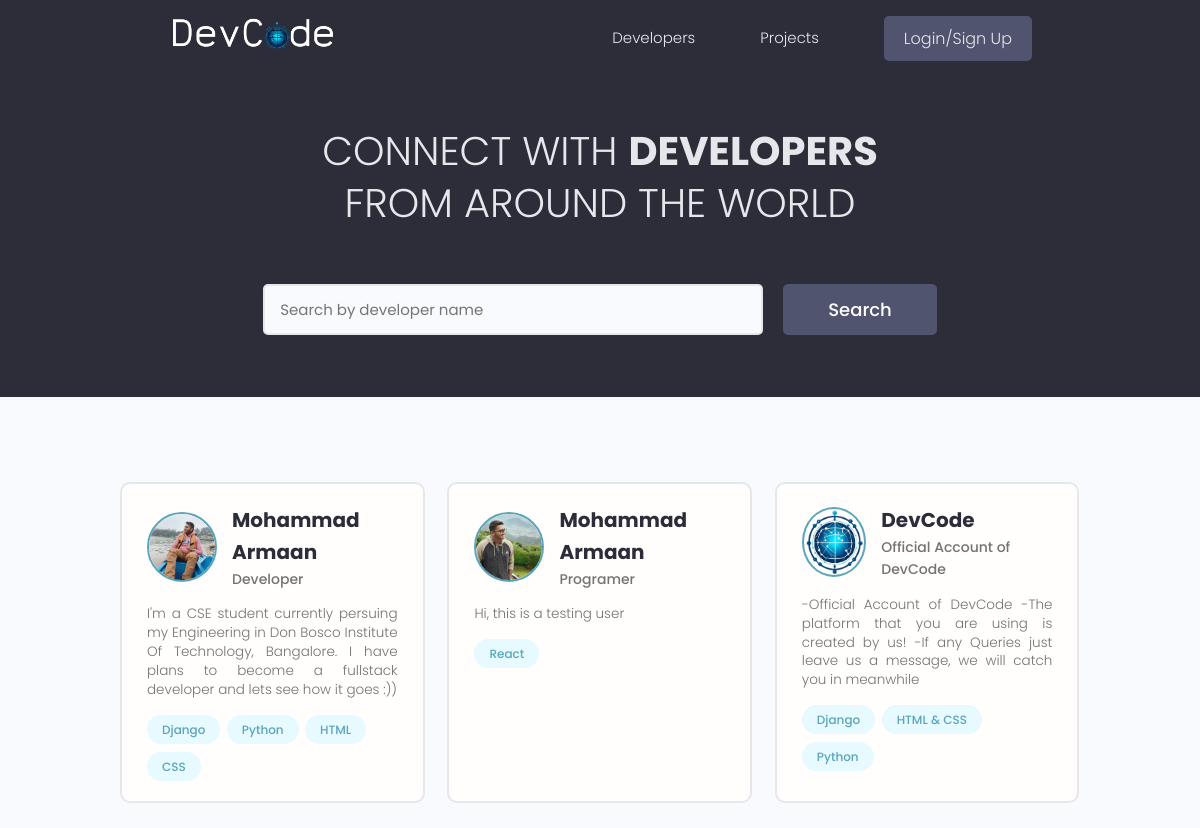
The page / on the database its author committed.
### users/models.py (models this page shows, shortened)
class Profile(models.Model):
    user = models.OneToOneField(User, on_delete=models.CASCADE, null=True, blank=True)
    name = models.CharField(max_length=200, blank=True, null=True)
    email = models.EmailField(max_length=500, null=True, blank=True)
    username=models.CharField(max_length=200, null=True, blank=True)
    location=models.CharField(max_length=200, null=True, blank=True)
    short_intro = models.CharField(max_length=200, null=True, blank=True)
    bio = models.TextField(null=True, blank=True)
    profile_image=models.ImageField(null=True, blank=True, upload_to='profiles/', default='profiles/user-default.png')
    social_github = models.CharField(max_length=200, blank=True, null=True)
    social_twitter = models.CharField(max_length=200, blank=True, null=True)
    social_linkeden = models.CharField(max_length=200, blank=True, null=True)
    social_youtube = models.CharField(max_length=200, blank=True, null=True)
    social_website = models.CharField(max_length=200, blank=True, null=True)
    created = models.DateTimeField(auto_now_add=True)
    id = models.UUIDField(default=uuid.uuid4, unique=True, primary_key=True, editable=False)
    class Meta:
        ordering = ['created']
    @property
    def imageURL(self):
        try:
            url = self.profile_image.url
        except:
             url = ''
        return url

class Skill(models.Model):
    owner=models.ForeignKey(Profile, on_delete=models.CASCADE, null=True, blank=True)
    name=models.CharField(max_length=200, null=True, blank=True)
    description=models.TextField(null=True, blank=True)
    created=models.DateTimeField(auto_now_add=True)
    id=models.UUIDField(default=uuid.uuid4, primary_key=True, unique=True, editable=False)
    def __str__(self):
        return str(self.name)

### users/views.py (the view)
# urls.py: path('', views.profiles, name='profiles'),
def profiles(request):
    profiles, search_query = searchProfiles(request)
    coustom_range, profiles = paginateProfiles(request, profiles, 6)
    context={'profiles': profiles, 'search_query':search_query, 'coustom_range':coustom_range}
    return render(request,"users/profile.html", context)

### users/utils.py (called while the page is built)
def searchProfiles(request):
    search_query= ''
    if request.GET.get('search_query'):
        search_query = request.GET.get('search_query')
    skills= Skill.objects.filter(name__icontains=search_query)
    profiles=Profile.objects.distinct().filter(Q(name__icontains=search_query) |
          Q(short_intro__icontains=search_query)|
          Q(skill__in=skills)
          )
    return profiles, search_query

def paginateProfiles(request, profiles, results):
    page = request.GET.get('page')
    paginator= Paginator(profiles,results)
    try:
        profiles = paginator.page(page)
    except PageNotAnInteger:
        page = 1
        profiles = paginator.page(page)
    except EmptyPage:
        page = paginator.num_pages
    leftIndex = (int(page) - 4)
    if leftIndex < 1:
        leftIndex = 1
    rightIndex = (int(page) + 5)
    if rightIndex > paginator.num_pages:
        rightIndex = paginator.num_pages + 1
    coustom_range = range(leftIndex, rightIndex)
    return coustom_range, profiles

### users/templates/users/profile.html (shortened to what this page needs)
{% extends 'main.html' %}
{% block content %}
{% load static %}
<main class="home">
    <section class="hero-section text-center">
      <div class="container container--narrow">
        <div class="hero-section__box">
          <h2>CONNECT WITH <span>DEVELOPERS</span></h2>
          <h2>FROM AROUND THE WORLD</h2>
        </div>
        <div class="hero-section__search">
          <form id= "searchForm" class="form" action="{% url 'profiles' %}" method="get">
            <div class="form__field">
              <input class="input input--text" id="formInput#search" type="text" value= "{{search_query}}" name="search_query" placeholder="Search by developer name" />
            </div>
            <input class="btn btn--sub btn--lg" type="submit" value="Search" />
          </form>
        </div>
      </div>
    </section>
    <section class="devlist">
      <div class="container">
        <div class="grid grid--three">
            {%for profile in profiles%}
          <div class="column card">
            <div class="dev">
              <a href="{% url 'user-profile' profile.id %}" class="card__body">
                <div class="dev__profile">
                  {% if profile.imageURL %}
                  <img class="avatar avatar--md" src="{{profile.imageURL}}" alt="image" />
                  {% else %}
                  <img class="avatar avatar--md" src="{% static 'profiles/user-default.png' %}" alt="image" />
                  {% endif %}
                  <div class="dev__meta">
                    <h3>{{profile.name}}</h3>
                    <h5>{{profile.short_intro|slice:"50"}}</h5>
                  </div>
                </div>
                <p class="dev__info">
                  {{profile.bio}}
                </p>
                <div class="dev__skills">
                    {%for skill in profile.skill_set.all|slice:'5'%}
                  <span class="tag tag--pill tag--main">
                    <small>{{skill}}</small>
                  </span>
                  {%endfor%}
                </div>
              </a>
            </div>
          </div>
          {%endfor%}
        </div>
      </div>
    </section>
  </main>
{% endblock content %}

### static/styles/app.css (style rules this page uses)
:root { --color-sub: #2d2d39; }
.btn--sub { background-color: var(--color-sub-light); }
.card { border: 2px solid var(--color-light); }
img { width: 100%; }
.hero-section { height: 40vh; display: flex; align-items: center; background-color: var(--color-sub); }
.hero-section__box { margin-bottom: 4rem; }
.hero-section__box > h2, .hero-section__box > h2 > span { font-size: 4rem; color: var(--color-light); line-height: 1.3; text-transform: uppercase; }
.hero-section__box > h2 { font-weight: 300; }
.hero-section__box > h2 > span { font-weight: 700; }
.hero-section__search > .form { display: flex; align-items: center; justify-content: center; gap: 2rem; }
.hero-section__search > .form input.input--text { width: 50rem; }
.devlist { margin-top: 8rem; }
.devlist .grid { align-items: stretch; }
.devlist .dev .dev__profile { display: flex; align-items: center; gap: 1.5rem; }
.devlist .dev .dev__meta h3 { color: var(--color-sub); font-size: 2rem; font-weight: 700; }
.devlist .dev .dev__meta h5 { color: var(--color-text); font-size: 1.4rem; font-weight: 500; }
.devlist .dev .dev__info { margin: 1.5rem 0; font-size: 1.35rem; line-height: 1.4; text-align: justify; }

### static/uikit/styles/modules/_variables.css (style rules this page uses)
:root { --color-main: #5aa5b9; --color-main-light: #e6faff; --color-sub: #3f4156; --color-sub-light: #51546e; --color-sub-lighter: #ededfd; --color-text: #737373; --color-gray: #8b8b8b; --color-light: #e5e7eb; --color-light-gray: #767676; --color-bg: #f8fafd; --color-white: #fffefd; --color-white-light: #f3f3f3; --color-success: #359e64; --color-success-bg: #def8e8; --color-error: #fc4b0b; --color-error-bg: #fff2ee; --font-base: 'Poppins', arial, helvetica, 'Segoe UI', roboto, ubuntu, sans-serif; --font-monospace: 'Fira Code', 'Courier New', courier, monospace; --font-regular: 300; --font-medium: 500; --font-bold: 700; --generic-shadow: 1px 1px 5px #00000010; --generic-transition: all 0.3s ease-in-out; }

### static/uikit/styles/modules/_base.css (style rules this page uses)
* { margin: 0; padding: 0; box-sizing: border-box; text-rendering: optimizeLegibility; color: inherit; font-size: inherit; }
html { font-size: 50%; }
@media only screen and (min-width: 480px) { html { font-size: 56.25%; } }
@media only screen and (min-width: 1200px) { html { font-size: 62.5%; } }
body { line-height: 1.6; font-weight: 400; font-size: 1.5rem; color: var(--color-text); background-color: var(--color-bg); min-height: 100vh; }

### static/uikit/styles/modules/_typography.css (style rules this page uses)
* { font-family: var(--font-base); }
h2 { font-size: 3.6rem; font-weight: var(--font-bold); }
h3 { font-size: 3.2rem; font-weight: var(--font-medium); }
h5 { font-size: 2.4rem; font-weight: var(--font-medium); }
h5, h6 { font-weight: var(--font-regular); }
p, span, strong { font-size: 1.6rem; color: var(--color-text); font-weight: var(--font-regular); }
a { padding-bottom: 2px; text-decoration: none; display: inline-block; color: var(--color-main); font-weight: var(--font-medium); }

### static/uikit/styles/modules/_utilities.css (style rules this page uses)
.container { width: 92%; max-width: 165rem; margin: 0 auto; box-sizing: border-box; }
.container--narrow { width: 92%; max-width: 120rem; }
@media screen and (min-width: 1000px) { .container { width: 90%; } }
@media screen and (min-width: 1000px) { .container--narrow { width: 85%; } }
@media screen and (min-width: 1200px) { .container { width: 80%; } }
@media screen and (min-width: 1200px) { .container--narrow { width: 72%; } }
.text-center { text-align: center; }

### static/uikit/styles/modules/_avatar.css (style rules this page uses)
.avatar { border-radius: 50%; border: 2px solid var(--color-main); object-fit: cover; }
.avatar--md { height: 7rem; width: 7rem; }

### static/uikit/styles/modules/_button.css (style rules this page uses)
.btn { display: inline-block; position: relative; cursor: pointer; background-color: var(--color-light); font-weight: var(--font-medium); color: var(--color-sub); text-decoration: none; padding: 1rem 2rem; border-radius: 0.5rem; border: none; width: -webkit-fit-content; width: -moz-fit-content; width: fit-content; height: -webkit-fit-content; height: -moz-fit-content; height: fit-content; font-size: 1.6rem; outline-width: 0; outline-color: transparent; -webkit-backface-visibility: hidden; backface-visibility: hidden; transition: all 0.3s ease-in-out; }
.btn--sub { background-color: var(--color-sub); color: var(--color-white); }
.btn--lg { font-size: 1.8rem; padding: 1.2rem 4.5rem; }

### static/uikit/styles/modules/_card.css (style rules this page uses)
.card { border-radius: 1rem; background-color: var(--color-white); border: 1.5px solid var(--color-light); width: auto; height: auto; margin-top: 0.5rem; margin-bottom: 0.5rem; overflow: hidden; }
.card__body, .card__header { padding: 2rem 2.5rem; }

### rows shown on the page
Profile: imageURL (picture), name "Mohammad Armaan", short_intro "Developer", bio "I'm a CSE student currently persuing my Engineering in Don Bosco Institute Of Technology, Bangalore. I have plans to become a fullstack developer and lets see how it goes :))"
Skill: name "Django"
Skill: name "Python"
Skill: name "HTML"
Skill: name "CSS"
Profile: imageURL (picture), name "Mohammad Armaan", short_intro "Programer", bio "Hi, this is a testing user"
Skill: name "React"
Profile: imageURL (picture), name "DevCode", short_intro "Official Account of DevCode", bio "-Official Account of DevCode -The platform that you are using is created by us! -If any Queries just leave us a message, we will catch you in meanwhile"
Skill: name "Django"
Skill: name "HTML & CSS"
Skill: name "Python"
